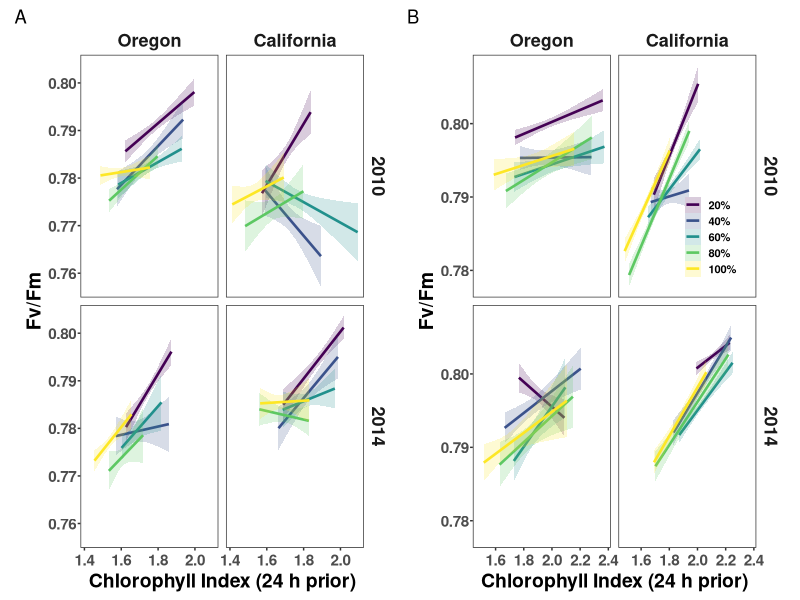
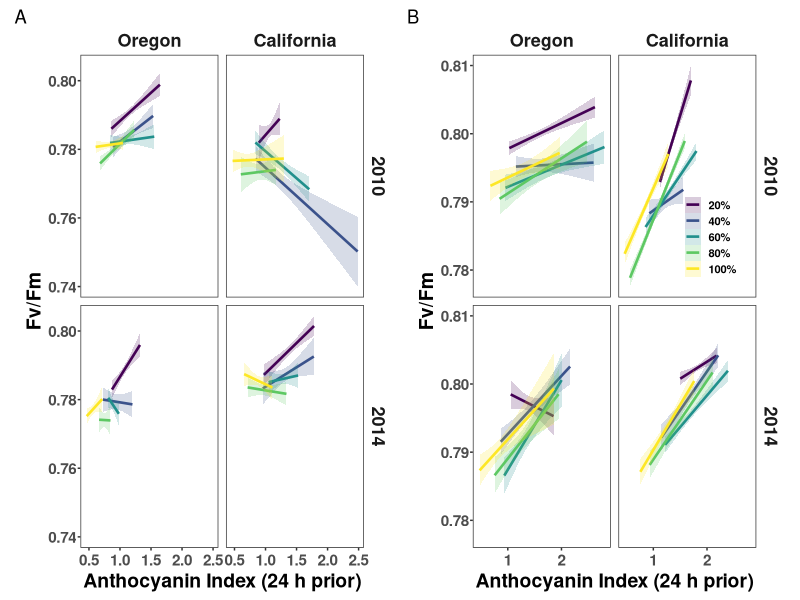
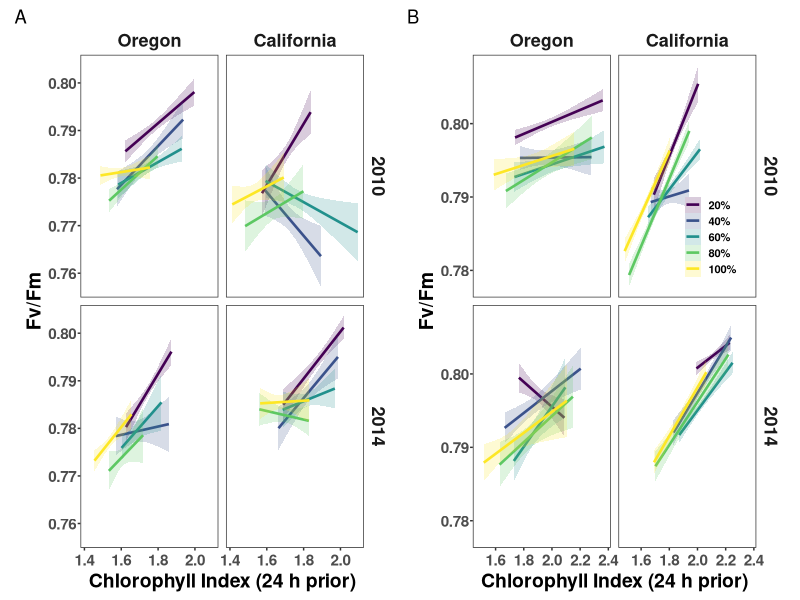
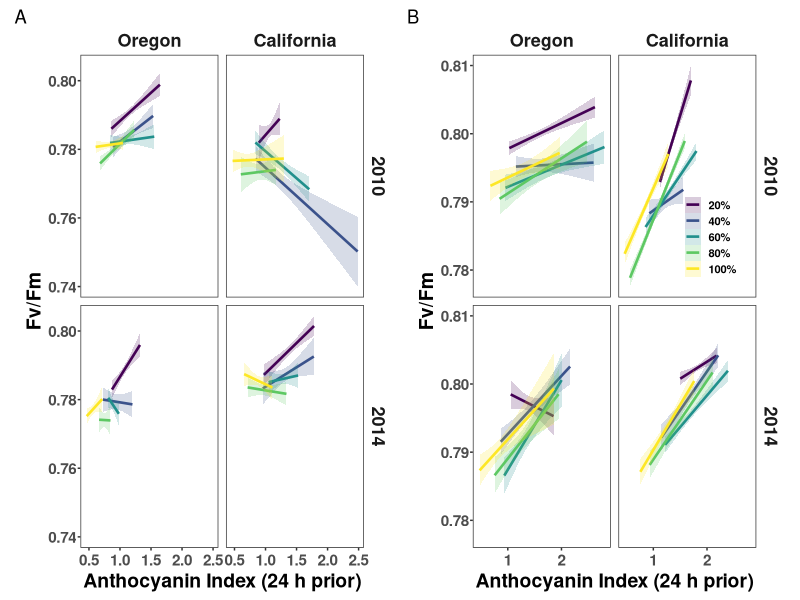

Write the R code that produced these figures, in order.
library(tidyverse)
library(car)
library(patchwork)

# ---- Data -----------------------------------------------------------------
PS2_all <- read_csv("data/PS2_all.csv") %>%
  mutate(Treatment = factor(Treatment, levels = c("20%", "40%", "60%", "80%", "100%")),
         Timepoint = factor(Timepoint, levels = c("Early", "Late")),
         Year = factor(Year, levels = c(2010, 2014)),
         Site = factor(Site, levels = c("Oregon", "California")))

# ---- Lag-2 predictors (24 h = 2 steps of 12 TOE) --------------------------
lag_hours <- 24

lagged <- PS2_all %>%
  select(Population, Treatment, Site, Year, TOE, ChlIdx, AriIdx) %>%
  mutate(TOE = TOE + lag_hours) %>%
  rename(ChlIdx_lag2 = ChlIdx, AriIdx_lag2 = AriIdx)

PS2_lag <- PS2_all %>%
  left_join(lagged, by = c("Population", "Treatment", "Site", "Year", "TOE"))

PS2_early_lagged <- PS2_lag %>% filter(Timepoint == "Early")
PS2_late_lagged  <- PS2_lag %>% filter(Timepoint == "Late")

# ---- Models ---------------------------------------------------------------
lm_chl_early <- lm(Fv.Fm ~ ChlIdx_lag2 + Site * Year + Treatment, data = PS2_early_lagged)
lm_ari_early <- lm(Fv.Fm ~ AriIdx_lag2 + Site * Year + Treatment, data = PS2_early_lagged)
lm_chl_late  <- lm(Fv.Fm ~ ChlIdx_lag2 + Site * Year + Treatment, data = PS2_late_lagged)
lm_ari_late  <- lm(Fv.Fm ~ AriIdx_lag2 + Site * Year + Treatment, data = PS2_late_lagged)

Anova(lm_chl_early)
Anova(lm_ari_early)
Anova(lm_chl_late)
Anova(lm_ari_late)

# ---- Theme ----------------------------------------------------------------
fig_theme <- theme_bw() + theme(
  panel.grid = element_blank(),
  axis.text = element_text(size = 11, face = "bold"),
  axis.text.y = element_text(size = 11, face = "bold", margin = margin(r = 1)),
  axis.title = element_text(color = "black", size = 14, face = "bold"),
  axis.title.y = element_text(color = "black", size = 14, face = "bold", margin = margin(r = 2)),
  axis.ticks.length = unit(2, "pt"),
  legend.title = element_blank(),
  legend.text = element_text(size = 8, face = "bold"),
  legend.key.size = unit(0.8, "lines"),
  legend.margin = margin(0, 0, 0, 0),
  legend.spacing.y = unit(0, "pt"),
  strip.text = element_text(size = 13, face = "bold"),
  strip.background = element_blank(),
  plot.margin = margin(t = 0, r = 5, b = 0, l = 5)
)

# ---- Plot function --------------------------------------------------------
# legend = FALSE -> no legend (Early)
# legend = TRUE  -> vertical legend inside bottom-right of California 2010 (Late)
make_xy <- function(data, xvar, xlab, legend = FALSE) {
  d <- data %>% filter(!is.na(.data[[xvar]]), !is.na(Fv.Fm))
  
  p <- ggplot(d, aes(x = .data[[xvar]], y = Fv.Fm,
                     color = Treatment, fill = Treatment, group = Treatment)) +
    geom_smooth(method = "lm", se = TRUE, alpha = 0.2, linewidth = 0.9) +
    facet_grid(Year ~ Site) +
    scale_color_viridis_d() +
    scale_fill_viridis_d() +
    labs(x = xlab, y = "Fv/Fm") +
    fig_theme
  
  if (legend) {
    # x = 0.93: right edge of the California column; y = 0.55: bottom of the 2010 (top) row
    p <- p + theme(legend.position = "inside",
                   legend.position.inside = c(0.93, 0.55),
                   legend.justification.inside = c(1, 0),
                   legend.direction = "vertical")
  } else {
    p <- p + theme(legend.position = "none")
  }
  p
}

# ---- Individual plots -----------------------------------------------------
p_chl_early <- make_xy(PS2_early_lagged, "ChlIdx_lag2", "Chlorophyll Index (24 h prior)")
p_chl_late  <- make_xy(PS2_late_lagged,  "ChlIdx_lag2", "Chlorophyll Index (24 h prior)", legend = TRUE)
p_ari_early <- make_xy(PS2_early_lagged, "AriIdx_lag2", "Anthocyanin Index (24 h prior)")
p_ari_late  <- make_xy(PS2_late_lagged,  "AriIdx_lag2", "Anthocyanin Index (24 h prior)", legend = TRUE)

# ---- Combine early | late side by side -------------------------------------
tag_theme <- theme(plot.tag = element_text(size = 20, face = "bold"))

Fig_chl <- (p_chl_early | p_chl_late) +
  plot_annotation(tag_levels = "A", theme = tag_theme)

Fig_ari <- (p_ari_early | p_ari_late) +
  plot_annotation(tag_levels = "A", theme = tag_theme)

Fig_chl
Fig_ari

# ---- Save -----------------------------------------------------------------
dir.create("paper_graphs/z_Extra", showWarnings = FALSE, recursive = TRUE)

ggsave("paper_graphs/fvfm_chlidx_early_late.pdf",        plot = Fig_chl, width = 12, height = 6, units = "in")
ggsave("paper_graphs/z_Extra/fvfm_aridx_early_late.pdf", plot = Fig_ari, width = 12, height = 6, units = "in")
